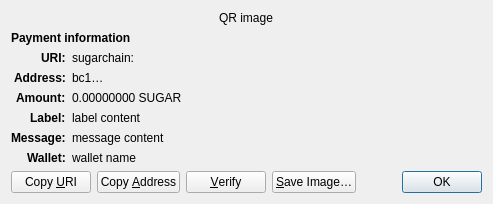
<?xml version="1.0" encoding="UTF-8"?>
<ui version="4.0">
 <class>ReceiveRequestDialog</class>
 <widget class="QDialog" name="ReceiveRequestDialog">
  <property name="geometry">
   <rect>
    <x>0</x>
    <y>0</y>
    <width>413</width>
    <height>229</height>
   </rect>
  </property>
  <property name="windowTitle">
   <string>Request payment to …</string>
  </property>
  <layout class="QGridLayout" name="gridLayout" columnstretch="0,1">
   <property name="sizeConstraint">
    <enum>QLayout::SetFixedSize</enum>
   </property>
   <item row="0" column="0" colspan="2" alignment="Qt::AlignHCenter">
    <widget class="QRImageWidget" name="qr_code">
     <property name="text">
      <string notr="true">QR image</string>
     </property>
     <property name="textInteractionFlags">
      <set>Qt::NoTextInteraction</set>
     </property>
    </widget>
   </item>
   <item row="1" column="0" colspan="2">
    <widget class="QLabel" name="payment_header">
     <property name="font">
      <font>
       <weight>75</weight>
       <bold>true</bold>
      </font>
     </property>
     <property name="text">
      <string>Payment information</string>
     </property>
     <property name="textInteractionFlags">
      <set>Qt::NoTextInteraction</set>
     </property>
    </widget>
   </item>
   <item row="2" column="0" alignment="Qt::AlignRight|Qt::AlignTop">
    <widget class="QLabel" name="uri_tag">
     <property name="font">
      <font>
       <weight>75</weight>
       <bold>true</bold>
      </font>
     </property>
     <property name="text">
      <string notr="true">URI:</string>
     </property>
     <property name="textFormat">
      <enum>Qt::PlainText</enum>
     </property>
     <property name="textInteractionFlags">
      <set>Qt::NoTextInteraction</set>
     </property>
    </widget>
   </item>
   <item row="2" column="1" alignment="Qt::AlignTop">
    <widget class="QLabel" name="uri_content">
     <property name="text">
      <string notr="true">sugarchain:</string>
     </property>
     <property name="textFormat">
      <enum>Qt::RichText</enum>
     </property>
     <property name="wordWrap">
      <bool>true</bool>
     </property>
     <property name="textInteractionFlags">
      <set>Qt::TextSelectableByMouse</set>
     </property>
    </widget>
   </item>
   <item row="3" column="0" alignment="Qt::AlignRight|Qt::AlignTop">
    <widget class="QLabel" name="address_tag">
     <property name="font">
      <font>
       <weight>75</weight>
       <bold>true</bold>
      </font>
     </property>
     <property name="text">
      <string>Address:</string>
     </property>
     <property name="textInteractionFlags">
      <set>Qt::NoTextInteraction</set>
     </property>
    </widget>
   </item>
   <item row="3" column="1" alignment="Qt::AlignTop">
    <widget class="QLabel" name="address_content">
     <property name="text">
      <string notr="true">bc1…</string>
     </property>
     <property name="textFormat">
      <enum>Qt::PlainText</enum>
     </property>
     <property name="textInteractionFlags">
      <set>Qt::TextSelectableByMouse</set>
     </property>
    </widget>
   </item>
   <item row="4" column="0" alignment="Qt::AlignRight|Qt::AlignTop">
    <widget class="QLabel" name="amount_tag">
     <property name="font">
      <font>
       <weight>75</weight>
       <bold>true</bold>
      </font>
     </property>
     <property name="text">
      <string>Amount:</string>
     </property>
     <property name="textInteractionFlags">
      <set>Qt::NoTextInteraction</set>
     </property>
    </widget>
   </item>
   <item row="4" column="1" alignment="Qt::AlignTop">
    <widget class="QLabel" name="amount_content">
     <property name="text">
      <string notr="true">0.00000000 SUGAR</string>
     </property>
     <property name="textFormat">
      <enum>Qt::PlainText</enum>
     </property>
     <property name="textInteractionFlags">
      <set>Qt::TextSelectableByMouse</set>
     </property>
    </widget>
   </item>
   <item row="5" column="0" alignment="Qt::AlignRight|Qt::AlignTop">
    <widget class="QLabel" name="label_tag">
     <property name="font">
      <font>
       <weight>75</weight>
       <bold>true</bold>
      </font>
     </property>
     <property name="text">
      <string>Label:</string>
     </property>
     <property name="textInteractionFlags">
      <set>Qt::NoTextInteraction</set>
     </property>
    </widget>
   </item>
   <item row="5" column="1" alignment="Qt::AlignTop">
    <widget class="QLabel" name="label_content">
     <property name="text">
      <string notr="true">label content</string>
     </property>
     <property name="textFormat">
      <enum>Qt::PlainText</enum>
     </property>
     <property name="wordWrap">
      <bool>true</bool>
     </property>
     <property name="textInteractionFlags">
      <set>Qt::TextSelectableByMouse</set>
     </property>
    </widget>
   </item>
   <item row="6" column="0" alignment="Qt::AlignRight|Qt::AlignTop">
    <widget class="QLabel" name="message_tag">
     <property name="font">
      <font>
       <weight>75</weight>
       <bold>true</bold>
      </font>
     </property>
     <property name="text">
      <string>Message:</string>
     </property>
     <property name="textInteractionFlags">
      <set>Qt::NoTextInteraction</set>
     </property>
    </widget>
   </item>
   <item row="6" column="1" alignment="Qt::AlignTop">
    <widget class="QLabel" name="message_content">
     <property name="text">
      <string notr="true">message content</string>
     </property>
     <property name="textFormat">
      <enum>Qt::PlainText</enum>
     </property>
     <property name="wordWrap">
      <bool>true</bool>
     </property>
     <property name="textInteractionFlags">
      <set>Qt::TextSelectableByMouse</set>
     </property>
    </widget>
   </item>
   <item row="7" column="0" alignment="Qt::AlignRight|Qt::AlignTop">
    <widget class="QLabel" name="wallet_tag">
     <property name="font">
      <font>
       <weight>75</weight>
       <bold>true</bold>
      </font>
     </property>
     <property name="text">
      <string>Wallet:</string>
     </property>
     <property name="textInteractionFlags">
      <set>Qt::NoTextInteraction</set>
     </property>
    </widget>
   </item>
   <item row="7" column="1" alignment="Qt::AlignTop">
    <widget class="QLabel" name="wallet_content">
     <property name="text">
      <string notr="true">wallet name</string>
     </property>
     <property name="textFormat">
      <enum>Qt::PlainText</enum>
     </property>
     <property name="wordWrap">
      <bool>true</bool>
     </property>
     <property name="textInteractionFlags">
      <set>Qt::TextSelectableByMouse</set>
     </property>
    </widget>
   </item>
   <item row="8" column="0" colspan="2">
    <layout class="QHBoxLayout" name="horizontalLayout">
     <item>
      <widget class="QPushButton" name="btnCopyURI">
       <property name="text">
        <string>Copy &amp;URI</string>
       </property>
       <property name="autoDefault">
        <bool>false</bool>
       </property>
      </widget>
     </item>
     <item>
      <widget class="QPushButton" name="btnCopyAddress">
       <property name="text">
        <string>Copy &amp;Address</string>
       </property>
       <property name="autoDefault">
        <bool>false</bool>
       </property>
      </widget>
     </item>
     <item>
      <widget class="QPushButton" name="btnVerify">
       <property name="text">
        <string>&amp;Verify</string>
       </property>
       <property name="toolTip">
        <string>Verify this address on e.g. a hardware wallet screen</string>
       </property>
       <property name="autoDefault">
        <bool>false</bool>
       </property>
      </widget>
     </item>
     <item>
      <widget class="QPushButton" name="btnSaveAs">
       <property name="text">
        <string>&amp;Save Image…</string>
       </property>
       <property name="autoDefault">
        <bool>false</bool>
       </property>
      </widget>
     </item>
     <item>
      <spacer name="horizontalSpacer_2">
       <property name="orientation">
        <enum>Qt::Horizontal</enum>
       </property>
       <property name="sizeHint" stdset="0">
        <size>
         <width>40</width>
         <height>20</height>
        </size>
       </property>
      </spacer>
     </item>
     <item>
      <widget class="QDialogButtonBox" name="buttonBox">
       <property name="focusPolicy">
        <enum>Qt::StrongFocus</enum>
       </property>
       <property name="standardButtons">
        <set>QDialogButtonBox::Ok</set>
       </property>
      </widget>
     </item>
    </layout>
   </item>
  </layout>
 </widget>
 <customwidgets>
  <customwidget>
   <class>QRImageWidget</class>
   <extends>QLabel</extends>
   <header>qt/qrimagewidget.h</header>
  </customwidget>
 </customwidgets>
 <tabstops>
  <tabstop>buttonBox</tabstop>
  <tabstop>btnCopyURI</tabstop>
  <tabstop>btnCopyAddress</tabstop>
  <tabstop>btnSaveAs</tabstop>
 </tabstops>
 <resources/>
 <connections>
  <connection>
   <sender>buttonBox</sender>
   <signal>accepted()</signal>
   <receiver>ReceiveRequestDialog</receiver>
   <slot>accept()</slot>
   <hints>
    <hint type="sourcelabel">
     <x>135</x>
     <y>230</y>
    </hint>
    <hint type="destinationlabel">
     <x>135</x>
     <y>126</y>
    </hint>
   </hints>
  </connection>
 </connections>
</ui>
